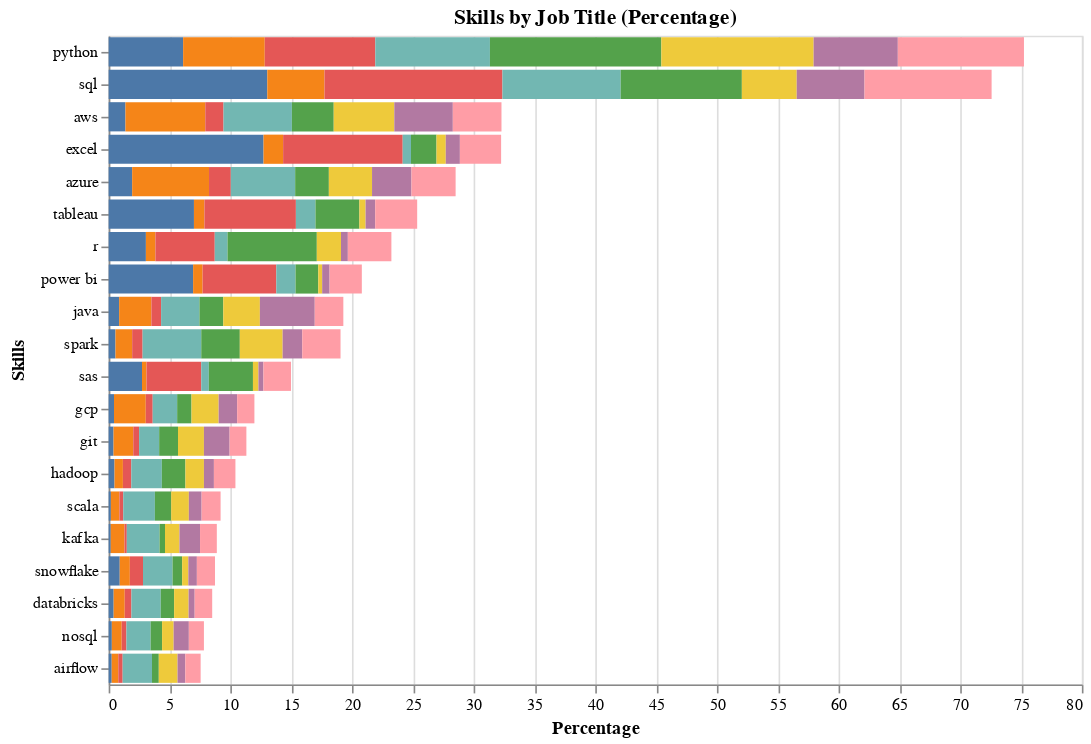

Here is the notebook cell this chart was saved with:
### Code cell
top_skills = percentage_table.head(20).reset_index()
top_skills_melted = pd.melt(top_skills, id_vars=['job_skills'], 
                           value_vars=[col for col in top_skills.columns if col != 'job_skills'])

base = alt.Chart(top_skills_melted).properties(
    width=600,
    height=400
)

job_dropdown = alt.binding_select(
    options=[col for col in percentage_table.columns if col != 'job_skills'],
    name='Job Title: '
)
job_select = alt.selection_point(fields=['job_title_short'], bind=job_dropdown)

interactive_bars = base.mark_bar().encode(
    x=alt.X('value:Q', title='Percentage'),
    y=alt.Y('job_skills:N', sort='-x', title='Skills'),
    color=alt.condition(
        job_select,
        alt.Color('job_title_short:N', legend=None),
        alt.value('lightgray')
    ),
    tooltip=['job_skills', 'job_title_short', 'value']
).add_params(
    job_select
).transform_filter(
    job_select
).properties(
    title='Skills by Job Title (Percentage)'
)

interactive_bars

### Figure 1 — Vega-Lite specification as saved in the notebook (floating-point values rounded to 4 significant figures; data arrays with more than 128 entries replaced by an {"elided": "..."} marker saying what was removed)
{"config": {"view": {"continuousWidth": 300, "continuousHeight": 300}}, "data": {"name": "data-1941396ebb9213074760a39cc2adb81b"}, "mark": {"type": "bar"}, "encoding": {"color": {"condition": {"param": "param_57", "field": "job_title_short", "legend": null, "type": "nominal"}, "value": "lightgray"}, "tooltip": [{"field": "job_skills", "type": "nominal"}, {"field": "job_title_short", "type": "nominal"}, {"field": "value", "type": "quantitative"}], "x": {"field": "value", "title": "Percentage", "type": "quantitative"}, "y": {"field": "job_skills", "sort": "-x", "title": "Skills", "type": "nominal"}}, "height": 400, "params": [{"name": "param_57", "select": {"type": "point", "fields": ["job_title_short"]}, "bind": {"input": "select", "options": ["Business Analyst", "Cloud Engineer", "Data Analyst", "Data Engineer", "Data Scientist", "Machine Learning Engineer", "Software Engineer", "total"], "name": "Job Title: "}}], "title": "Skills by Job Title (Percentage)", "transform": [{"filter": {"param": "param_57"}}], "width": 600, "$schema": "https://vega.github.io/schema/vega-lite/v5.20.1.json", "datasets": {"data-1941396ebb9213074760a39cc2adb81b": {"elided": "160 records"}}}
